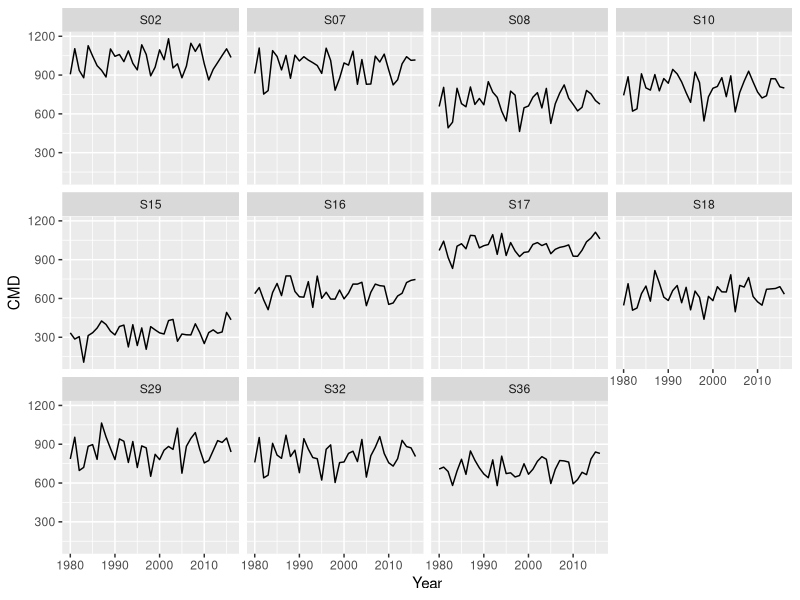
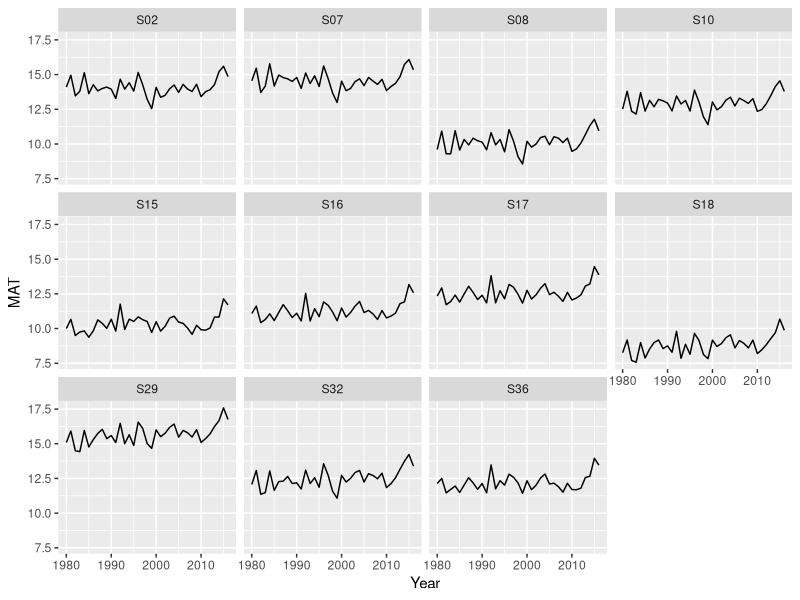
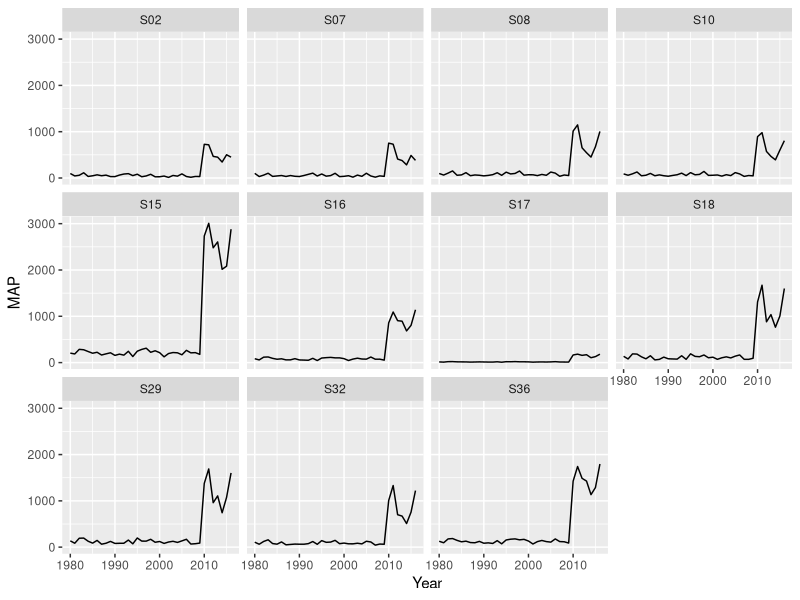
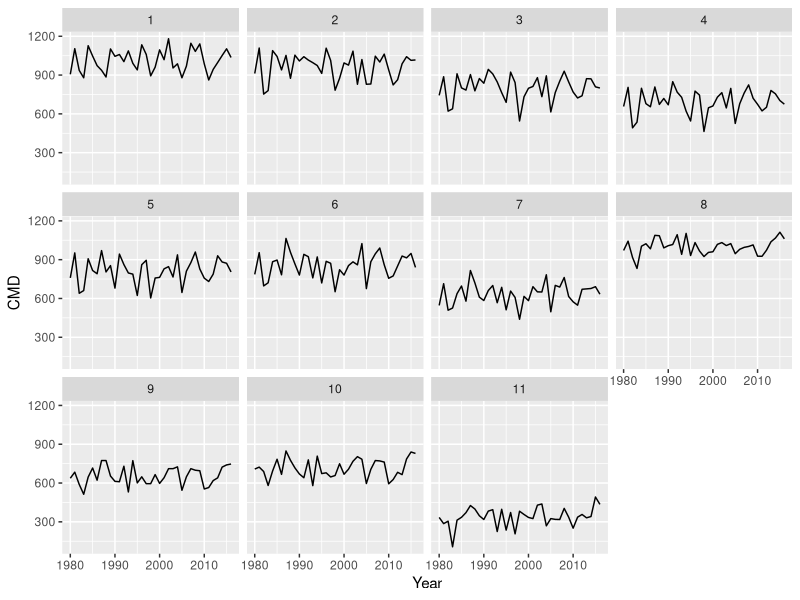
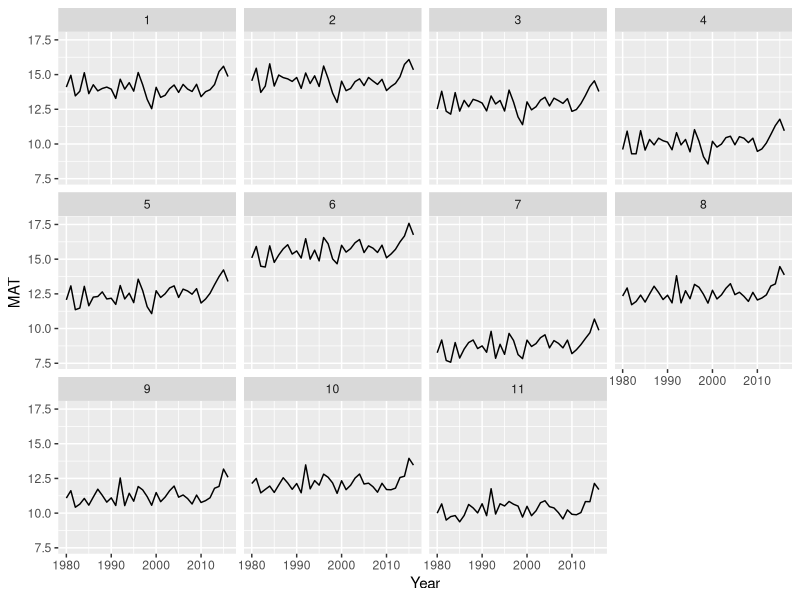
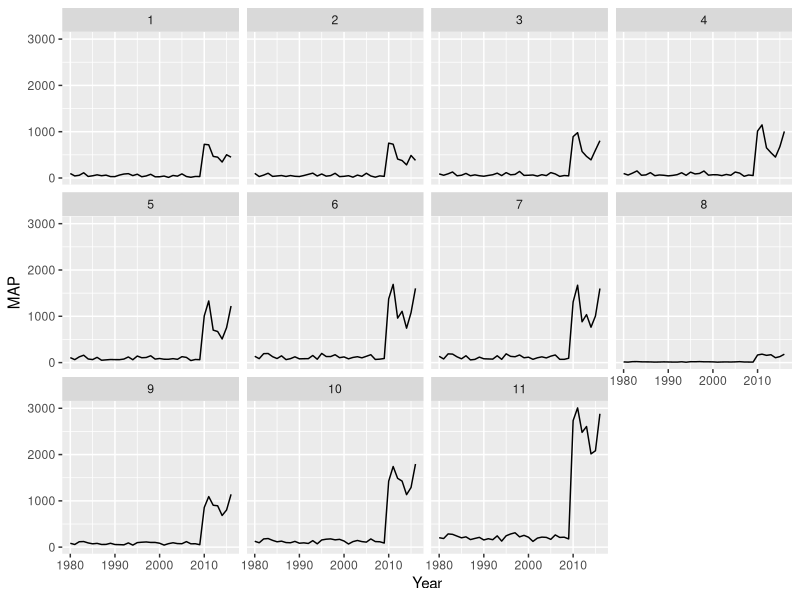
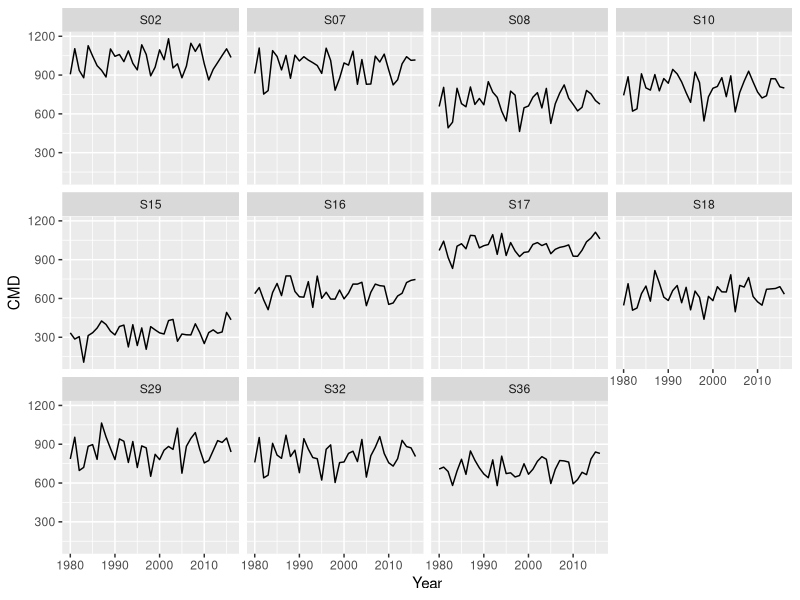
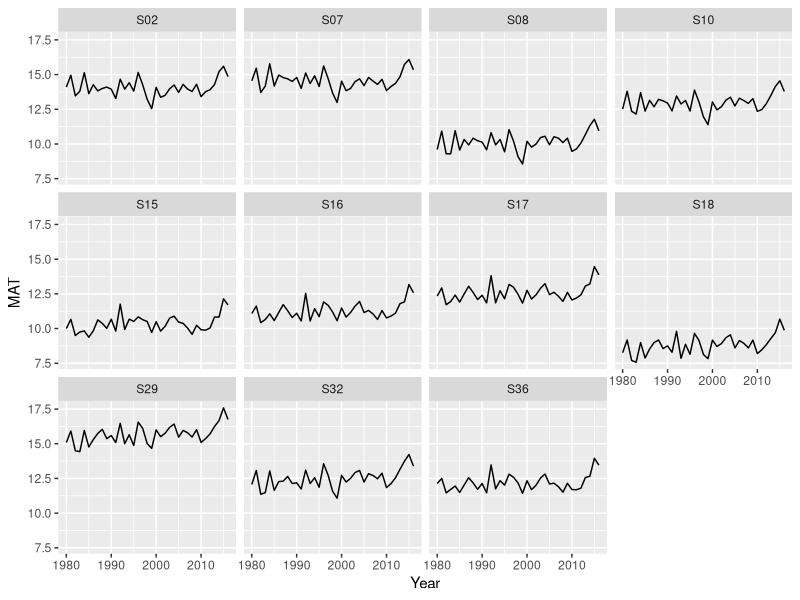

Source code (R) for these figures, in order:
#################
# Generate 37 year trendline figure
#################

library(tidyverse)
library(cowplot)


m_year<-read.csv('Data/m_year.csv', header=T) #Imports 1980-2009 climate data
m_year<- m_year %>% select(ID,ID2,hist_year,Latitude,CMD,MAT,MAP)
colnames(m_year)[3]<-"Year"

weather<-read.csv('Data/weather.csv', header=T) #Imports 2009-2016 climate data
weather<- weather %>% select(ID,ID2,Year,Latitude,CMD,MAT,MAP)

clim_time<-bind_rows(m_year,weather)
clim_time<-clim_time %>% filter(ID!="S11")
clim_time<-clim_time %>% mutate(Region = ifelse(Latitude >= 40, "North", 
                                          ifelse((Latitude >35) & (Latitude <40), "Centre","South"))) 
clim_time$Region<-as.factor(clim_time$Region) #Make Region appear in logical order
clim_time$Region<-factor(clim_time$Region,levels=c("North","Centre","South"))
#clim_time<-clim_time %>% mutate(Site=ID)
clim_time<-clim_time %>% mutate(Site = ifelse(ID =="S02", 1, 
  ifelse((ID=="S07"), 2, 
         ifelse((ID=="S10"), 3,
                ifelse((ID=="S08"), 4,
                       ifelse((ID=="S32"), 5,
                              ifelse((ID=="S29"), 6,
                                     ifelse((ID=="S18"), 7,
                                            ifelse((ID=="S17"), 8,
                                                   ifelse((ID=="S16"), 9,
                                                          ifelse((ID=="S36"), 10,11)))))))))))

#Amy's Site Names

all_CMD <-ggplot(clim_time , aes(x=Year, y=CMD))+ 
  geom_line()+
  facet_wrap(.~ID)
all_CMD
ggsave("CMD.pdf", width = 7, height = 12, units = "in")

all_MAT <-ggplot(clim_time , aes(x=Year, y=MAT))+ 
  geom_line()+
  facet_wrap(.~ID)
all_MAT
ggsave("MAT.pdf", width = 7, height = 12, units = "in")

all_MAP <-ggplot(clim_time , aes(x=Year, y=MAP))+ 
  geom_line()+
  facet_wrap(.~ID)
all_MAP
ggsave("MAP.pdf", width = 7, height = 12, units = "in")

#Ascending Site Names

all_CMD <-ggplot(clim_time , aes(x=Year, y=CMD))+ 
  geom_line()+
  facet_wrap(.~Site)
all_CMD 
ggsave("Fig S4.pdf", width = 7, height = 12, units = "in")

all_MAT <-ggplot(clim_time , aes(x=Year, y=MAT))+ 
  geom_line()+
  facet_wrap(.~Site)
  all_MAT
ggsave("Fig S5.pdf", width = 7, height = 12, units = "in")

all_MAP <-ggplot(clim_time , aes(x=Year, y=MAP))+ 
  geom_line()+
  facet_wrap(.~Site)
  all_MAP
ggsave("Fig S6.pdf", width = 7, height = 12, units = "in")
  

